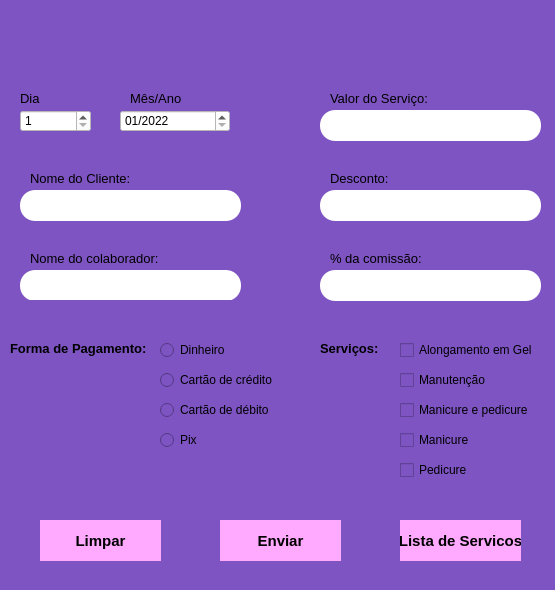
<?xml version="1.0" encoding="UTF-8"?>
<ui version="4.0">
 <class>MainWindow</class>
 <widget class="QMainWindow" name="MainWindow">
  <property name="enabled">
   <bool>true</bool>
  </property>
  <property name="geometry">
   <rect>
    <x>0</x>
    <y>0</y>
    <width>555</width>
    <height>590</height>
   </rect>
  </property>
  <property name="windowTitle">
   <string>Cadastro_Servicos</string>
  </property>
  <property name="windowIcon">
   <iconset>
    <normaloff>unhas.png</normaloff>unhas.png</iconset>
  </property>
  <property name="styleSheet">
   <string notr="true">background-color: rgb(125, 84, 194);</string>
  </property>
  <widget class="QWidget" name="centralwidget">
   <widget class="QPushButton" name="pushButton">
    <property name="geometry">
     <rect>
      <x>220</x>
      <y>520</y>
      <width>121</width>
      <height>41</height>
     </rect>
    </property>
    <property name="font">
     <font>
      <pointsize>11</pointsize>
      <italic>false</italic>
      <bold>true</bold>
     </font>
    </property>
    <property name="styleSheet">
     <string notr="true">background-color: rgb(255, 170, 255);
border-style: outset;

</string>
    </property>
    <property name="text">
     <string>Enviar</string>
    </property>
   </widget>
   <widget class="QLineEdit" name="lineEditCliente">
    <property name="geometry">
     <rect>
      <x>20</x>
      <y>190</y>
      <width>221</width>
      <height>31</height>
     </rect>
    </property>
    <property name="styleSheet">
     <string notr="true">background-color: rgb(255, 255, 255);
border-radius: 15px;
border-style: outset;
borde-width: 2px;</string>
    </property>
    <property name="nomeCliente" stdset="0">
     <string/>
    </property>
    <property name="lineEdit" stdset="0">
     <string/>
    </property>
   </widget>
   <widget class="QLabel" name="label_2">
    <property name="geometry">
     <rect>
      <x>30</x>
      <y>170</y>
      <width>121</width>
      <height>16</height>
     </rect>
    </property>
    <property name="font">
     <font>
      <pointsize>10</pointsize>
     </font>
    </property>
    <property name="text">
     <string>Nome do Cliente:</string>
    </property>
   </widget>
   <widget class="QLabel" name="label_3">
    <property name="geometry">
     <rect>
      <x>130</x>
      <y>90</y>
      <width>81</width>
      <height>16</height>
     </rect>
    </property>
    <property name="font">
     <font>
      <pointsize>10</pointsize>
     </font>
    </property>
    <property name="text">
     <string>Mês/Ano</string>
    </property>
   </widget>
   <widget class="QLabel" name="label_6">
    <property name="geometry">
     <rect>
      <x>150</x>
      <y>10</y>
      <width>301</width>
      <height>61</height>
     </rect>
    </property>
    <property name="text">
     <string/>
    </property>
    <property name="pixmap">
     <pixmap>Cadastro de Serviços.png</pixmap>
    </property>
   </widget>
   <widget class="QLabel" name="label_4">
    <property name="geometry">
     <rect>
      <x>20</x>
      <y>90</y>
      <width>81</width>
      <height>16</height>
     </rect>
    </property>
    <property name="font">
     <font>
      <pointsize>10</pointsize>
     </font>
    </property>
    <property name="text">
     <string>Dia</string>
    </property>
   </widget>
   <widget class="QLabel" name="label_7">
    <property name="geometry">
     <rect>
      <x>330</x>
      <y>90</y>
      <width>101</width>
      <height>16</height>
     </rect>
    </property>
    <property name="font">
     <font>
      <pointsize>10</pointsize>
     </font>
    </property>
    <property name="text">
     <string>Valor do Serviço:</string>
    </property>
   </widget>
   <widget class="QLabel" name="label_8">
    <property name="geometry">
     <rect>
      <x>10</x>
      <y>340</y>
      <width>141</width>
      <height>16</height>
     </rect>
    </property>
    <property name="font">
     <font>
      <pointsize>10</pointsize>
      <bold>true</bold>
     </font>
    </property>
    <property name="text">
     <string>Forma de Pagamento:</string>
    </property>
   </widget>
   <widget class="QLineEdit" name="lineEditColaborador">
    <property name="geometry">
     <rect>
      <x>20</x>
      <y>270</y>
      <width>221</width>
      <height>31</height>
     </rect>
    </property>
    <property name="styleSheet">
     <string notr="true">background-color: rgb(255, 255, 255);
border-radius: 15px;
border-style: outset;
borde-width: 2px;
</string>
    </property>
   </widget>
   <widget class="QLabel" name="label_9">
    <property name="geometry">
     <rect>
      <x>330</x>
      <y>170</y>
      <width>71</width>
      <height>16</height>
     </rect>
    </property>
    <property name="font">
     <font>
      <pointsize>10</pointsize>
     </font>
    </property>
    <property name="text">
     <string>Desconto:</string>
    </property>
   </widget>
   <widget class="QLineEdit" name="lineEditValorServico">
    <property name="geometry">
     <rect>
      <x>320</x>
      <y>110</y>
      <width>221</width>
      <height>31</height>
     </rect>
    </property>
    <property name="styleSheet">
     <string notr="true">background-color: rgb(255, 255, 255);
border-radius: 15px;
border-style: outset;
borde-width: 2px;
</string>
    </property>
   </widget>
   <widget class="QLabel" name="label_10">
    <property name="geometry">
     <rect>
      <x>30</x>
      <y>250</y>
      <width>141</width>
      <height>16</height>
     </rect>
    </property>
    <property name="font">
     <font>
      <pointsize>10</pointsize>
     </font>
    </property>
    <property name="text">
     <string>Nome do colaborador:</string>
    </property>
   </widget>
   <widget class="QLabel" name="label_11">
    <property name="geometry">
     <rect>
      <x>330</x>
      <y>250</y>
      <width>101</width>
      <height>16</height>
     </rect>
    </property>
    <property name="font">
     <font>
      <pointsize>10</pointsize>
     </font>
    </property>
    <property name="text">
     <string>% da comissão:</string>
    </property>
   </widget>
   <widget class="QLineEdit" name="lineEditDesconto">
    <property name="geometry">
     <rect>
      <x>320</x>
      <y>190</y>
      <width>221</width>
      <height>31</height>
     </rect>
    </property>
    <property name="styleSheet">
     <string notr="true">background-color: rgb(255, 255, 255);
border-radius: 15px;
border-style: outset;
borde-width: 2px;
</string>
    </property>
   </widget>
   <widget class="QLineEdit" name="lineEditComissao">
    <property name="geometry">
     <rect>
      <x>320</x>
      <y>270</y>
      <width>221</width>
      <height>31</height>
     </rect>
    </property>
    <property name="styleSheet">
     <string notr="true">background-color: rgb(255, 255, 255);
border-radius: 15px;
border-style: outset;
borde-width: 2px;
</string>
    </property>
   </widget>
   <widget class="QSpinBox" name="spinBox">
    <property name="geometry">
     <rect>
      <x>20</x>
      <y>110</y>
      <width>71</width>
      <height>22</height>
     </rect>
    </property>
    <property name="styleSheet">
     <string notr="true">color: rgb(255, 255, 255);
background-color: rgb(255, 255, 255);
color: rgb(0, 0, 0);</string>
    </property>
    <property name="minimum">
     <number>1</number>
    </property>
    <property name="maximum">
     <number>31</number>
    </property>
   </widget>
   <widget class="QDateEdit" name="dateEdit">
    <property name="geometry">
     <rect>
      <x>120</x>
      <y>110</y>
      <width>110</width>
      <height>22</height>
     </rect>
    </property>
    <property name="styleSheet">
     <string notr="true">background-color: rgb(255, 255, 255);</string>
    </property>
    <property name="minimumDateTime">
     <datetime>
      <hour>0</hour>
      <minute>0</minute>
      <second>0</second>
      <year>2022</year>
      <month>1</month>
      <day>1</day>
     </datetime>
    </property>
    <property name="minimumDate">
     <date>
      <year>2022</year>
      <month>1</month>
      <day>1</day>
     </date>
    </property>
    <property name="displayFormat">
     <string>MM/yyyy</string>
    </property>
   </widget>
   <widget class="QRadioButton" name="dinheiroButton">
    <property name="geometry">
     <rect>
      <x>160</x>
      <y>340</y>
      <width>89</width>
      <height>20</height>
     </rect>
    </property>
    <property name="text">
     <string>Dinheiro</string>
    </property>
   </widget>
   <widget class="QRadioButton" name="creditoButton">
    <property name="geometry">
     <rect>
      <x>160</x>
      <y>370</y>
      <width>151</width>
      <height>20</height>
     </rect>
    </property>
    <property name="text">
     <string>Cartão de crédito</string>
    </property>
   </widget>
   <widget class="QRadioButton" name="pixButton">
    <property name="geometry">
     <rect>
      <x>160</x>
      <y>430</y>
      <width>51</width>
      <height>20</height>
     </rect>
    </property>
    <property name="text">
     <string>Pix</string>
    </property>
   </widget>
   <widget class="QRadioButton" name="debitoButton">
    <property name="geometry">
     <rect>
      <x>160</x>
      <y>400</y>
      <width>151</width>
      <height>20</height>
     </rect>
    </property>
    <property name="text">
     <string>Cartão de débito</string>
    </property>
   </widget>
   <widget class="QLabel" name="label_12">
    <property name="geometry">
     <rect>
      <x>320</x>
      <y>340</y>
      <width>61</width>
      <height>16</height>
     </rect>
    </property>
    <property name="font">
     <font>
      <pointsize>10</pointsize>
      <bold>true</bold>
     </font>
    </property>
    <property name="text">
     <string>Serviços:</string>
    </property>
   </widget>
   <widget class="QCheckBox" name="checkBox">
    <property name="geometry">
     <rect>
      <x>400</x>
      <y>340</y>
      <width>141</width>
      <height>20</height>
     </rect>
    </property>
    <property name="text">
     <string>Alongamento em Gel</string>
    </property>
   </widget>
   <widget class="QCheckBox" name="checkBox_2">
    <property name="geometry">
     <rect>
      <x>400</x>
      <y>370</y>
      <width>141</width>
      <height>20</height>
     </rect>
    </property>
    <property name="text">
     <string>Manutenção</string>
    </property>
   </widget>
   <widget class="QCheckBox" name="checkBox_3">
    <property name="geometry">
     <rect>
      <x>400</x>
      <y>400</y>
      <width>141</width>
      <height>20</height>
     </rect>
    </property>
    <property name="text">
     <string>Manicure e pedicure</string>
    </property>
   </widget>
   <widget class="QCheckBox" name="checkBox_4">
    <property name="geometry">
     <rect>
      <x>400</x>
      <y>430</y>
      <width>141</width>
      <height>20</height>
     </rect>
    </property>
    <property name="text">
     <string>Manicure </string>
    </property>
   </widget>
   <widget class="QCheckBox" name="checkBox_5">
    <property name="geometry">
     <rect>
      <x>400</x>
      <y>460</y>
      <width>141</width>
      <height>20</height>
     </rect>
    </property>
    <property name="text">
     <string>Pedicure</string>
    </property>
   </widget>
   <widget class="QLabel" name="textoErroLabel">
    <property name="geometry">
     <rect>
      <x>90</x>
      <y>480</y>
      <width>291</width>
      <height>21</height>
     </rect>
    </property>
    <property name="font">
     <font>
      <pointsize>13</pointsize>
      <bold>true</bold>
     </font>
    </property>
    <property name="styleSheet">
     <string notr="true">color: rgb(255, 255, 0);</string>
    </property>
    <property name="text">
     <string/>
    </property>
    <property name="textFormat">
     <enum>Qt::AutoText</enum>
    </property>
   </widget>
   <widget class="QPushButton" name="pushButton_2">
    <property name="geometry">
     <rect>
      <x>40</x>
      <y>520</y>
      <width>121</width>
      <height>41</height>
     </rect>
    </property>
    <property name="font">
     <font>
      <pointsize>11</pointsize>
      <italic>false</italic>
      <bold>true</bold>
     </font>
    </property>
    <property name="styleSheet">
     <string notr="true">background-color: rgb(255, 170, 255);
border-style: outset;

</string>
    </property>
    <property name="text">
     <string>Limpar</string>
    </property>
   </widget>
   <widget class="QPushButton" name="pushButton_3">
    <property name="geometry">
     <rect>
      <x>400</x>
      <y>520</y>
      <width>121</width>
      <height>41</height>
     </rect>
    </property>
    <property name="font">
     <font>
      <pointsize>11</pointsize>
      <italic>false</italic>
      <bold>true</bold>
     </font>
    </property>
    <property name="styleSheet">
     <string notr="true">background-color: rgb(255, 170, 255);
border-style: outset;

</string>
    </property>
    <property name="text">
     <string>Lista de Servicos</string>
    </property>
   </widget>
   <widget class="QLabel" name="label">
    <property name="geometry">
     <rect>
      <x>120</x>
      <y>10</y>
      <width>31</width>
      <height>51</height>
     </rect>
    </property>
    <property name="text">
     <string/>
    </property>
    <property name="pixmap">
     <pixmap>lixador-de-unha.png</pixmap>
    </property>
   </widget>
   <widget class="QLabel" name="erroClienteLabel">
    <property name="geometry">
     <rect>
      <x>20</x>
      <y>230</y>
      <width>291</width>
      <height>21</height>
     </rect>
    </property>
    <property name="font">
     <font>
      <pointsize>10</pointsize>
      <bold>true</bold>
     </font>
    </property>
    <property name="styleSheet">
     <string notr="true">color: rgb(255, 255, 0);</string>
    </property>
    <property name="text">
     <string/>
    </property>
    <property name="textFormat">
     <enum>Qt::AutoText</enum>
    </property>
   </widget>
   <widget class="QLabel" name="ErroColabLabel">
    <property name="geometry">
     <rect>
      <x>20</x>
      <y>300</y>
      <width>291</width>
      <height>21</height>
     </rect>
    </property>
    <property name="font">
     <font>
      <pointsize>10</pointsize>
      <bold>true</bold>
     </font>
    </property>
    <property name="styleSheet">
     <string notr="true">color: rgb(255, 255, 0);</string>
    </property>
    <property name="text">
     <string/>
    </property>
    <property name="textFormat">
     <enum>Qt::AutoText</enum>
    </property>
   </widget>
   <widget class="QLabel" name="ErroServicoLabel">
    <property name="geometry">
     <rect>
      <x>340</x>
      <y>150</y>
      <width>201</width>
      <height>21</height>
     </rect>
    </property>
    <property name="font">
     <font>
      <pointsize>10</pointsize>
      <bold>true</bold>
     </font>
    </property>
    <property name="styleSheet">
     <string notr="true">color: rgb(255, 255, 0);</string>
    </property>
    <property name="text">
     <string/>
    </property>
    <property name="textFormat">
     <enum>Qt::AutoText</enum>
    </property>
   </widget>
   <widget class="QLabel" name="ErroDescontoLabel">
    <property name="geometry">
     <rect>
      <x>320</x>
      <y>230</y>
      <width>221</width>
      <height>21</height>
     </rect>
    </property>
    <property name="font">
     <font>
      <pointsize>10</pointsize>
      <bold>true</bold>
     </font>
    </property>
    <property name="styleSheet">
     <string notr="true">color: rgb(255, 255, 0);</string>
    </property>
    <property name="text">
     <string/>
    </property>
    <property name="textFormat">
     <enum>Qt::AutoText</enum>
    </property>
   </widget>
   <widget class="QLabel" name="ErroComissaoLabel">
    <property name="geometry">
     <rect>
      <x>320</x>
      <y>310</y>
      <width>221</width>
      <height>21</height>
     </rect>
    </property>
    <property name="font">
     <font>
      <pointsize>10</pointsize>
      <bold>true</bold>
     </font>
    </property>
    <property name="styleSheet">
     <string notr="true">color: rgb(255, 255, 0);</string>
    </property>
    <property name="text">
     <string/>
    </property>
    <property name="textFormat">
     <enum>Qt::AutoText</enum>
    </property>
   </widget>
  </widget>
  <widget class="QStatusBar" name="statusbar"/>
 </widget>
 <resources/>
 <connections/>
</ui>
